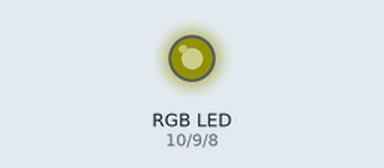
Recording of a sketch running on a simulated Arduino Uno, built with avr-gcc and run on an emulated ATmega328P. Parts: an RGB LED mixed from three pins (HIGH = lit). Dim RGB values are drawn brighter than linear.

Above: at 0.15 s.
At 4.97 s:
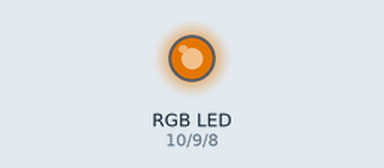
At 9.8 s:
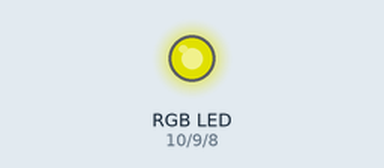
At 19.75 s:
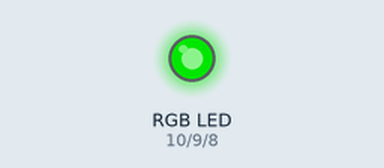
At 29.4 s:
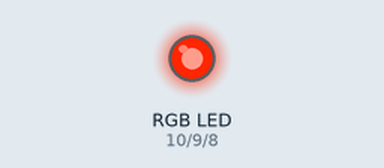
At 39.36 s:
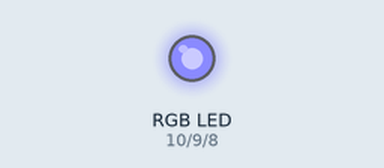
Timing chart, 0 to 39.4 s (numbered marks = the images above):
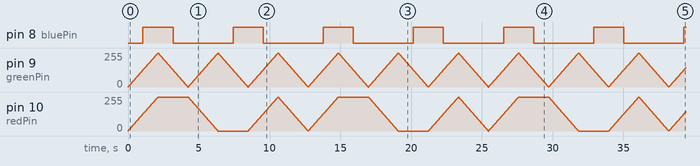

The sketch:

colorRED.ino
```cpp
int redPin = 10;
int greenPin = 9;
int bluePin = 8;

int black[3]  = { 0, 0, 0 };
int white[3]  = { 255, 255, 255 };
int red[3]    = { 255, 0, 0 };
int green[3]  = { 0, 255, 0 };
int blue[3]   = { 0, 0, 255 };
int yellow[3] = { 255, 255, 0 };

// Set initial color
int redVal = black[0];
int greenVal = black[1];
int blueVal = black[2];

int prevR = redVal;
int prevG = greenVal;
int prevB = blueVal;

int fadeSteps = 1024;
int wait = 2;

void setup()
{
  pinMode(redPin, OUTPUT);
  pinMode(greenPin, OUTPUT);
  pinMode(bluePin, OUTPUT);
}

void loop()
{
  crossFade(white);
  crossFade(red);
  crossFade(green);
  crossFade(blue);
  crossFade(yellow);
  crossFade(black);
}

void setColor(int red, int green, int blue)
{
  analogWrite(redPin, red);
  analogWrite(greenPin, green);
  analogWrite(bluePin, blue);
}

int calculateStep(int prevValue, int endValue) {
  int step = endValue - prevValue;
  if (step) {
    step = fadeSteps/step;
  }
  return step;
}

int calculateVal(int step, int val, int i) {

  if ((step) && i % step == 0) { // If step is non-zero and its time to change a value,
    if (step > 0) {              //   increment the value if step is positive...
      val += 1;
    }
    else if (step < 0) {         //   ...or decrement it if step is negative
      val -= 1;
    }
  }
  // Defensive driving: make sure val stays in the range 0-255
  if (val > 255) {
    val = 255;
  }
  else if (val < 0) {
    val = 0;
  }
  return val;
}


void crossFade(int color[3]) {

  int R = color[0];
  int G = color[1];
  int B = color[2];

  int stepR = calculateStep(prevR, R);
  int stepG = calculateStep(prevG, G);
  int stepB = calculateStep(prevB, B);

  for (int i = 0; i <= fadeSteps; i++) {

    redVal = calculateVal(stepR, redVal, i);
    greenVal = calculateVal(stepG, greenVal, i);
    blueVal = calculateVal(stepB, blueVal, i);

    analogWrite(redPin, redVal);   // Write current values to LED pins
    analogWrite(greenPin, greenVal);
    analogWrite(bluePin, blueVal);

    delay(wait); // Pause for 'wait' milliseconds before resuming the loop
  }
  // Update current values for next loop
  prevR = redVal;
  prevG = greenVal;
  prevB = blueVal;
}
```

Measured:
- by itself, pin 8 (bluePin): alternates HIGH for 2.1 s and LOW for 4.2 s
